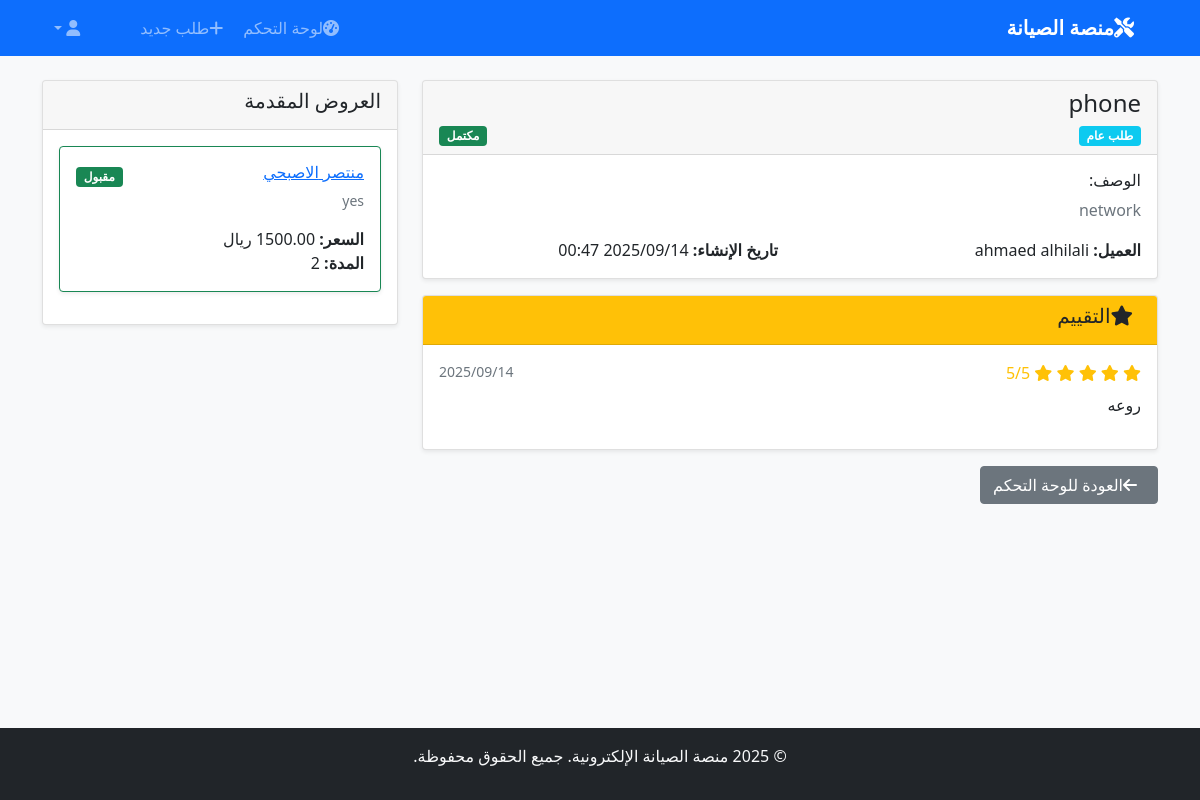
The page /request/6/ (signed in) on the database its author committed.
### services/models.py (models this page shows, shortened)
class ServiceRequest(models.Model):
    REQUEST_TYPES = (
        ('private', 'طلب خاص'),
        ('public', 'طلب عام'),
    )
    STATUS_CHOICES = (
        ('pending', 'قيد الانتظار'),
        ('accepted', 'مقبول'),
        ('in_progress', 'قيد التنفيذ'),
        ('completed', 'مكتمل'),
        ('cancelled', 'ملغي'),
    )
    title = models.CharField(max_length=250)
    description = models.TextField()
    image = models.ImageField(upload_to='requests/%Y/%m/%d/', blank=True)
    request_type = models.CharField(max_length=10, choices=REQUEST_TYPES)
    assigned_engineer = models.ForeignKey( User,
        on_delete=models.CASCADE,
        null=True,
        blank=True,
        related_name='assigned_requests',
        limit_choices_to={'profile__user_type': 'engineer'}
    )
    client = models.ForeignKey(
        User,
        on_delete=models.CASCADE,
        related_name='service_requests'
    )
    status = models.CharField(max_length=15, choices=STATUS_CHOICES, default='pending')
    created = models.DateTimeField(auto_now_add=True)
    updated = models.DateTimeField(auto_now=True)
    class Meta:
        ordering = ['-created']

class Rating(models.Model):
    service_request = models.OneToOneField(
        ServiceRequest,
        on_delete=models.CASCADE,
        related_name='rating'
    )
    engineer = models.ForeignKey(
        User,
        on_delete=models.CASCADE,
        related_name='ratings'
    )
    client = models.ForeignKey(
        User,
        on_delete=models.CASCADE,
        related_name='given_ratings'
    )
    stars = models.IntegerField(
        validators=[MinValueValidator(1), MaxValueValidator(5)]
    )
    comment = models.TextField(blank=True)
    created = models.DateTimeField(auto_now_add=True)
    class Meta:
        ordering = ['-created']

class Offer(models.Model):
    STATUS_CHOICES = (
        ('pending', 'قيد الانتظار'),
        ('accepted', 'مقبول'),
        ('rejected', 'مرفوض'),
    )
    service_request = models.ForeignKey(ServiceRequest,on_delete=models.CASCADE,related_name='offers')
    engineer = models.ForeignKey(User, on_delete=models.CASCADE,related_name='offers')
    details = models.TextField()
    duration = models.CharField(max_length=100)  # مثل "3 أيام" أو "أسبوع"
    price = models.DecimalField(max_digits=10, decimal_places=2)
    status = models.CharField(max_length=10, choices=STATUS_CHOICES, default='pending')
    created = models.DateTimeField(auto_now_add=True)
    updated = models.DateTimeField(auto_now=True)
    class Meta:
        ordering = ['-created']
        unique_together = ['service_request', 'engineer']

### services/views.py (the view)
# urls.py: path('request/<int:request_id>/', views.request_detail, name='request_detail'),
@login_required
def request_detail(request, request_id):
    service_request = get_object_or_404(ServiceRequest, id=request_id)
    offers = service_request.offers.all()
    context = {
        'service_request': service_request,
        'offers': offers,
    }
    return render(request, 'services/request_detail.html', context)

### templates/services/request_detail.html (shortened to what this page needs)
{% extends 'base.html' %}
{% block content %}
<div class="row">
    <div class="col-md-8">
        <div class="card">
            <div class="card-header">
                <h4>{{ service_request.title }}</h4>
                <div class="d-flex justify-content-between align-items-center">
                    <span class="badge bg-info">{{ service_request.get_request_type_display }}</span>
                    {% if service_request.status == 'pending' %}
                        <span class="badge bg-warning">{{ service_request.get_status_display }}</span>
                    {% elif service_request.status == 'accepted' %}
                        <span class="badge bg-info">{{ service_request.get_status_display }}</span>
                    {% elif service_request.status == 'in_progress' %}
                        <span class="badge bg-primary">{{ service_request.get_status_display }}</span>
                    {% elif service_request.status == 'completed' %}
                        <span class="badge bg-success">{{ service_request.get_status_display }}</span>
                    {% else %}
                        <span class="badge bg-danger">{{ service_request.get_status_display }}</span>
                    {% endif %}
                </div>
            </div>
            <div class="card-body">
                <h6>الوصف:</h6>
                <p class="text-muted">{{ service_request.description }}</p>
                <div class="row">
                    <div class="col-md-6">
                        <strong>العميل:</strong> {{ service_request.client.first_name }} {{ service_request.client.last_name }}
                    </div>
                    <div class="col-md-6">
                        <strong>تاريخ الإنشاء:</strong> {{ service_request.created|date:"Y/m/d H:i" }}
                    </div>
                </div>
            </div>
        </div>
        {% if service_request.rating %}
            <div class="card mt-3">
                <div class="card-header bg-warning text-dark">
                    <h5><i class="fas fa-star me-2"></i>التقييم</h5>
                </div>
                <div class="card-body">
                    <div class="d-flex justify-content-between">
                        <div>
                            <div class="rating-stars">
                                {% for i in "12345" %}
                                    {% if forloop.counter <= service_request.rating.stars %}
                                        <i class="fas fa-star"></i>
                                    {% else %}
                                        <i class="far fa-star"></i>
                                    {% endif %}
                                {% endfor %}
                                <span class="ms-2">{{ service_request.rating.stars }}/5</span>
                            </div>
                            {% if service_request.rating.comment %}
                                <p class="mt-2">{{ service_request.rating.comment }}</p>
                            {% endif %}
                        </div>
                        <small class="text-muted">{{ service_request.rating.created|date:"Y/m/d" }}</small>
                    </div>
                </div>
            </div>
        {% endif %}
    </div>
    <div class="col-md-4">
        <div class="card">
            <div class="card-header">
                <h5>العروض المقدمة</h5>
            </div>
            <div class="card-body">
                {% if offers %}
                    {% for offer in offers %}
                        <div class="card mb-3 {% if offer.status == 'accepted' %}border-success{% elif offer.status == 'rejected' %}border-danger{% endif %}">
                            <div class="card-body">
                                <div class="d-flex justify-content-between align-items-start">
                                    <div>
                                        <h6>
                                            <a href="{% url 'services:engineer_profile' offer.engineer.id %}">
                                                {{ offer.engineer.first_name }} {{ offer.engineer.last_name }}
                                            </a>
                                        </h6>
                                        <p class="text-muted small">{{ offer.details|truncatewords:15 }}</p>
                                        <div>
                                            <strong>السعر:</strong> {{ offer.price }} ريال<br>
                                            <strong>المدة:</strong> {{ offer.duration }}
                                        </div>
                                    </div>
                                    <div>
                                        {% if offer.status == 'pending' %}
                                            <span class="badge bg-warning">قيد الانتظار</span>
                                        {% elif offer.status == 'accepted' %}
                                            <span class="badge bg-success">مقبول</span>
                                        {% else %}
                                            <span class="badge bg-danger">مرفوض</span>
                                        {% endif %}
                                    </div>
                                </div>
                            </div>
                        </div>
                    {% endfor %}
                {% else %}
                    <div class="text-center py-4">
                        <i class="fas fa-inbox fa-2x text-muted mb-2"></i>
                        <p class="text-muted">لا توجد عروض بعد</p>
                    </div>
                {% endif %}
            </div>
        </div>
    </div>
</div>
<div class="row mt-3">
    <div class="col-12">
        <a href="{% url 'services:dashboard' %}" class="btn btn-secondary">
            <i class="fas fa-arrow-left me-2"></i>العودة للوحة التحكم
        </a>
    </div>
</div>
{% endblock %}

### templates/base.html (style rules this page uses)
html, body { height: 100%; }
body { font-family: 'Segoe UI', Tahoma, Geneva, Verdana, sans-serif; background-color: #f8f9fa; display: flex; flex-direction: column; }
.card { box-shadow: 0 0.125rem 0.25rem rgba(0, 0, 0, 0.075); border: 1px solid rgba(0, 0, 0, 0.125); }
.rating-stars { color: #ffc107; }

### rows shown on the page
ServiceRequest: title "phone", request_type "طلب عام", status "مكتمل", description "network", client.first_name "ahmaed", client.last_name "alhilali", created "2025/09/14 00:47", rating.stars "5", rating.comment "روعه", rating.created "2025/09/14"
Offer: engineer.first_name "منتصر", engineer.last_name "الاصبحي", details "yes", duration "2", status "مقبول"
